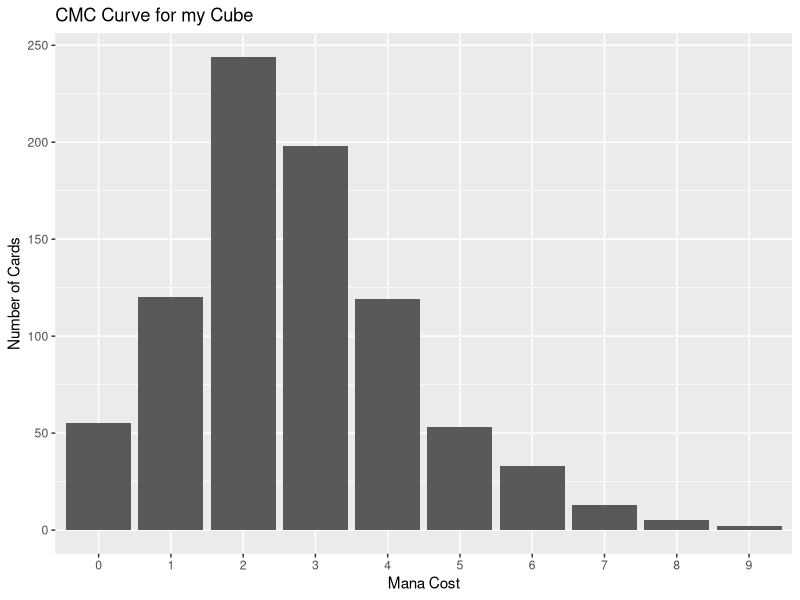

Write R code to recreate this figure.
## ---- chunk 1
knitr::opts_chunk$set(echo = TRUE)

knitr::opts_chunk$set(eval = TRUE)

knitr::opts_chunk$set(include = TRUE)

library(tidyverse)
library(readr)   
#import data 

MyCube<-read_csv("TheCube.csv")

VintageCube<-read_csv("MTGOVintageCube.csv")
## ---- chunk 2

CMC<-MyCube%>%
  rename(ManaCost=`Mana Cost`)%>%
  mutate(ManaCost= ifelse(ManaCost=="n/a", 0,ManaCost))%>%
  group_by(ManaCost)%>%
  summarise(count=n())
  sample_n(CMC,size=10)
## ---- chunk 3
Red<-
  MyCube[MyCube$Color == "r",]
  head(Red)
## ---- chunk 4
Green<-
  MyCube[MyCube$Color == "g",]
  head(Green)
## ---- chunk 5
Black<-
  MyCube[MyCube$Color == "b",]
  head(Black)
## ---- chunk 6
Blue<-
  MyCube[MyCube$Color == "u",]
  head(Blue)
## ---- chunk 7
White<-
  MyCube[MyCube$Color == "w",]
  head(White)
## ---- chunk 8
Colorless<-
  MyCube[MyCube$Color == "colorless",]
  head(Colorless)
## ---- chunk 9
ManaCostRed<-
  Red%>%
  rename(ManaCost=`Mana Cost`)%>%
  mutate(ManaCost= ifelse(ManaCost=="n/a", 0,ManaCost))%>%
  group_by(ManaCost)%>%
  summarise(count=n())
  head(ManaCostRed)
## ---- chunk 10
ManaCostBlack<-
  Black%>%
  rename(ManaCost=`Mana Cost`)%>%
  mutate(ManaCost= ifelse(ManaCost=="n/a", 0,ManaCost))%>%
  group_by(ManaCost)%>%
  summarise(count=n())
  
## ---- chunk 11
ManaCostGreen<-
  Green%>%
  rename(ManaCost=`Mana Cost`)%>%
  mutate(ManaCost= ifelse(ManaCost=="n/a", 0,ManaCost))%>%
  group_by(ManaCost)%>%
  summarise(count=n())
  
## ---- chunk 12
ManaCostWhite<-
  White%>%
  rename(ManaCost=`Mana Cost`)%>%
  mutate(ManaCost= ifelse(ManaCost=="n/a", 0,ManaCost))%>%
  group_by(ManaCost)%>%
  summarise(count=n())
  
## ---- chunk 13
ManaCostBlue<-
  Blue%>%
  rename(ManaCost=`Mana Cost`)%>%
  mutate(ManaCost= ifelse(ManaCost=="n/a", 0,ManaCost))%>%
  group_by(ManaCost)%>%
  summarise(count=n())
  
## ---- chunk 14
ManaCostColorless<-
  Colorless%>%
  rename(ManaCost=`Mana Cost`)%>%
  mutate(ManaCost= ifelse(ManaCost=="n/a", 0,ManaCost))%>%
  group_by(ManaCost)%>%
  summarise(count=n())
  
## ---- chunk 15

Boros<-
  MyCube[MyCube$Color == "r"| MyCube$Color == "w",]
  head(Boros)

Izzet<-
  MyCube[MyCube$Color == "r"| MyCube$Color == "u",]
  
  
Gruul<-
  MyCube[MyCube$Color == "r"| MyCube$Color == "g",]
  

Rakdos<-
  MyCube[MyCube$Color == "r"| MyCube$Color == "b",]
  
  
Golgari<-
  MyCube[MyCube$Color == "b"| MyCube$Color == "g",]
  
  
Azorius<-
  MyCube[MyCube$Color == "w"| MyCube$Color == "u",]
  
  
Orzhov<-
  MyCube[MyCube$Color == "w"| MyCube$Color == "b",] 
  
  
Simic<-
  MyCube[MyCube$Color == "g"| MyCube$Color == "u",]
  
  
Selesnya<-
  MyCube[MyCube$Color == "g"| MyCube$Color == "w",]
  
  
Dimir<-
  MyCube[MyCube$Color == "u"| MyCube$Color == "b",]
  
  
## ---- chunk 16
ggplot(CMC) +
  geom_bar(aes(x = ManaCost, y = count), stat = "identity")+ggtitle("CMC Curve for my Cube")+labs(y="Number of Cards", x="Mana Cost")
       
## ---- chunk 17


